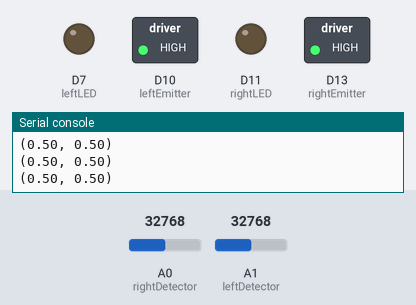
Bench run of a program on a simulated CircuitPython board. Shown: switched loads named in the program (green lamp = pin HIGH), output pins drawn as LEDs (lit = HIGH), the last lines printed to the serial console. The test bench sets the inputs (shaded band); at power-on: A0 (rightDetector) = 32768, A1 (leftDetector) = 32768 (analog values on the 0–65535 scale).

Above: at 6.2 s.
6.3 s: A0 (rightDetector) set to 32240
At 6.8 s:
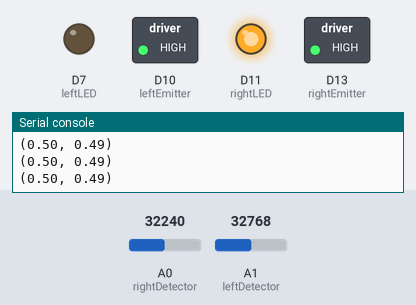
7.8 s: A1 (leftDetector) set to 32288
At 8.1 s:
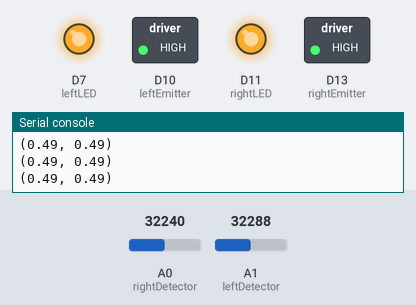
9.3 s: A0 (rightDetector) set to 45874
At 10.5 s:
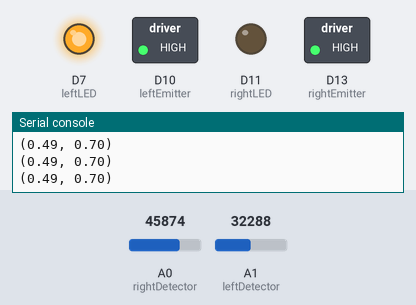
10.8 s: A0 (rightDetector) set to 32767
At 11.9 s:
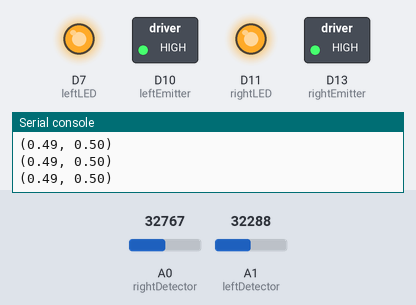
12.3 s: A0 (rightDetector) set to 57670
At 13.2 s:
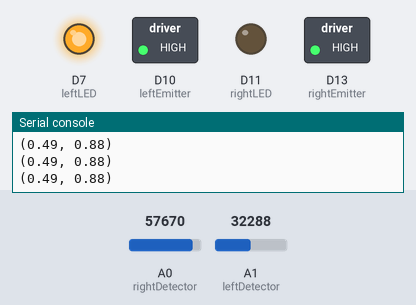
Timing chart, 0 to 14.8 s (numbered marks = the images above; inputs shaded):
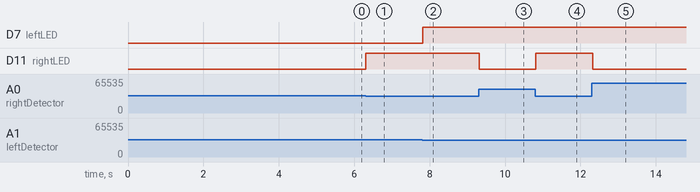

Measured:
- the behaviour switches between 32768 and 32752 on A0 (rightDetector) (found by bisection; images 0 and 1)
- the behaviour switches between 32768 and 32752 on A1 (leftDetector) (found by bisection; images 1 and 2)
- after the input at 6.3 s, D11 (rightLED): LOW → HIGH at once
- after the input at 7.8 s, D7 (leftLED): LOW → HIGH at once
- after the input at 9.3 s, D11 (rightLED): HIGH → LOW at once
- after the input at 10.8 s, D11 (rightLED): LOW → HIGH at once
- after the input at 12.3 s, D11 (rightLED): HIGH → LOW at once

The program:

turtle_eye_check.py
```python
import board
import digitalio
import time
from analogio import AnalogIn

# The LED will illuminate when an object is close enough to reflect IR back to the detector.
# With board attached to computer, lanuch plotter in Mu to see graphical response rates.

print('\nRunning "turtle_eye_check.py"')
print('Click on the [Plotter] button to see a graph of the output.')
print('Turtle robot shield must be attached.')
print('What happens when you hold your hand in front of the clear LED?')
time.sleep(5)
# Pin assignments
leftEmitter = digitalio.DigitalInOut(board.D10)
leftLED = digitalio.DigitalInOut(board.D7)
rightEmitter = digitalio.DigitalInOut(board.D13)
rightLED = digitalio.DigitalInOut(board.D11)
button = digitalio.DigitalInOut(board.D12)
rightDetector = AnalogIn(board.A0)
leftDetector = AnalogIn(board.A1)

# Port setup
leftLED.direction = digitalio.Direction.OUTPUT
leftEmitter.direction = digitalio.Direction.OUTPUT
rightLED.direction = digitalio.Direction.OUTPUT
rightEmitter.direction = digitalio.Direction.OUTPUT
button.direction = digitalio.Direction.INPUT
button.pull = digitalio.Pull.UP

# Turn IR LEDs on.  You might be able to see them in a camera.
rightEmitter.value = True
leftEmitter.value = True


while True:

    rightVal = rightDetector.value / 65535  # The analog value is 12-bits, thus 0 - 65535
    leftVal = leftDetector.value / 65535    # We convert it to a ratio to make it easier to read.
    if rightVal > 0.5:
        rightLED.value = False  # Turn LED off
    else:
        rightLED.value = True   # Or turn in on.
    if leftVal > 0.5:
        leftLED.value = False
    else:
        leftLED.value = True
    print('(%.2f, %.2f)' % (leftVal, rightVal))  # Formats output to two decimal places
    time.sleep(0.1)  # Don't go too fast if we're trying to read the output!
```
